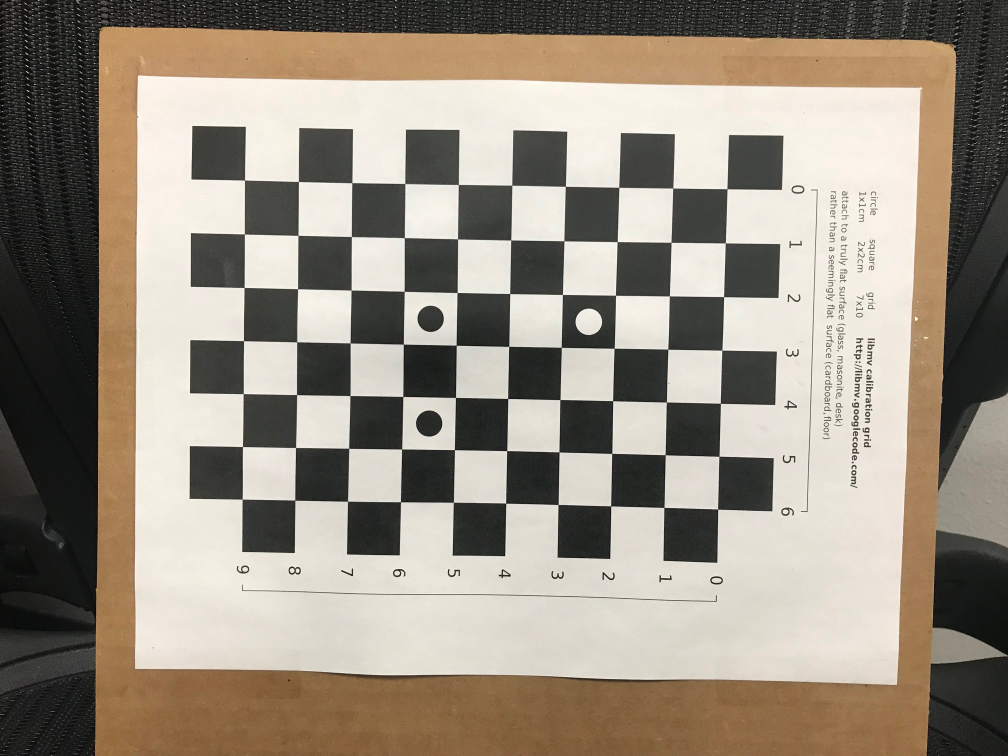
#> input picture source/blog/Vision/Camera_Calibrate/IMG_4048.JPG, 4032 x 3024 px, given in place of the camera (shown at 1/4 size)
$ jupyter execute --allow-errors camera-calibration.ipynb   (shell and % lines are left out)   (older library calls are emulated)   (text cells are left out)
#> lines starting #> are read from the running program, lines starting #| are printed output that depends on the picture
[cell 1]
from __future__ import print_function, division
import numpy as np
import cv2
import time
from matplotlib import pyplot as plt # this lets you draw inline pictures in the notebooks
import pylab
pylab.rcParams['figure.figsize'] = (10.0, 18.0)

[cell 2]
cap = cv2.VideoCapture(0)
ret, frame = cap.read()
#> frame is the input picture: shape (3024, 4032, 3); mean B, G, R 128.6, 142, 151.5
if ret:
    frame = cv2.cvtColor(frame, cv2.COLOR_BGR2RGB)
    plt.imshow(frame)

cap.release()

[cell 3]
# create a map to keep track of all these names
prop_map = {
    "pos_msec":cv2.CAP_PROP_POS_MSEC,
    "pos_frame":cv2.CAP_PROP_POS_FRAMES,
    "avi_ratio":cv2.CAP_PROP_POS_AVI_RATIO ,
    "width":cv2.CAP_PROP_FRAME_WIDTH ,
    "height":cv2.CAP_PROP_FRAME_HEIGHT ,
    "fps":cv2.CAP_PROP_FPS ,
    "fourcc":cv2.CAP_PROP_FOURCC ,
    "frame_count":cv2.CAP_PROP_FRAME_COUNT,
    "format":cv2.CAP_PROP_FORMAT ,
    "mode":cv2.CAP_PROP_MODE ,
    "brightness":cv2.CAP_PROP_BRIGHTNESS ,
    "contrast":cv2.CAP_PROP_CONTRAST ,
    "saturation":cv2.CAP_PROP_SATURATION,
    "hue":cv2.CAP_PROP_HUE ,
    "gain":cv2.CAP_PROP_GAIN ,
    "exposure":cv2.CAP_PROP_EXPOSURE ,
    "convert_rgb":cv2.CAP_PROP_CONVERT_RGB ,
 #   "white_balance":cv2.cv.CV_CAP_PROP_WHITE_BALANCE ,
    "rectification":cv2.CAP_PROP_RECTIFICATION}

# get a camera property
def get_prop(cam,name,prop_map):
    return cam.get(prop_map[name])

# set a camera property
def set_prop(cam,name,prop_map,value):
    cam.set(prop_map[name],value)

# print out all of the properites
def poll_props(cam,prop_map):
    out_map = {}
    for k,v in prop_map.items():
        result = cam.get(v)
        if( result == -1.0 ):
            out_map[k] = None
        else:
            out_map[k] = result
    return out_map

# create a camera and get its property
cam = cv2.VideoCapture(0)
properties = poll_props(cam,prop_map)

images = []

# list our properties
for k,v in properties.items():
    print("{0:<12}\t:{1:<12}".format(k,v))

# put our toys back on the shelf
cam.release()

[cell 4]
import opencvutils as cvu
from opencvutils.CameraCalibrate import CameraCalibration
print('OpenCV version {}'.format(cvu.get_opencv_version()))
#> (this line was passed over: opencvutils is not available in this run)
import glob

[cell 5]
calibration_images = 'cal_images/left*.jpg'
images = []
images = glob.glob(calibration_images)

#> (a cell that did not finish here is left out)

#> (a cell that did not finish here is left out)

#> (a cell that did not finish here is left out)

[cell 9]
# we are using rectified images
imgL = cv2.pyrDown( cv2.imread('stereo/aloeL.jpg') )
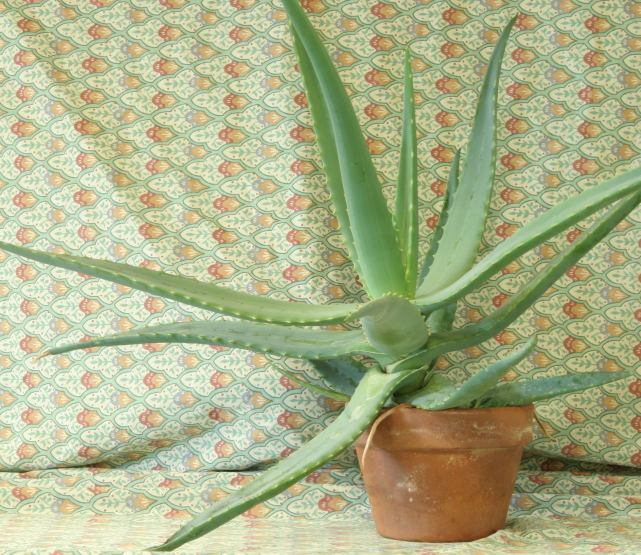
#> input picture source/blog/draft/projection/aloeL.jpg, 1282 x 1110 px, found by its file name (shown at 1/2 size)
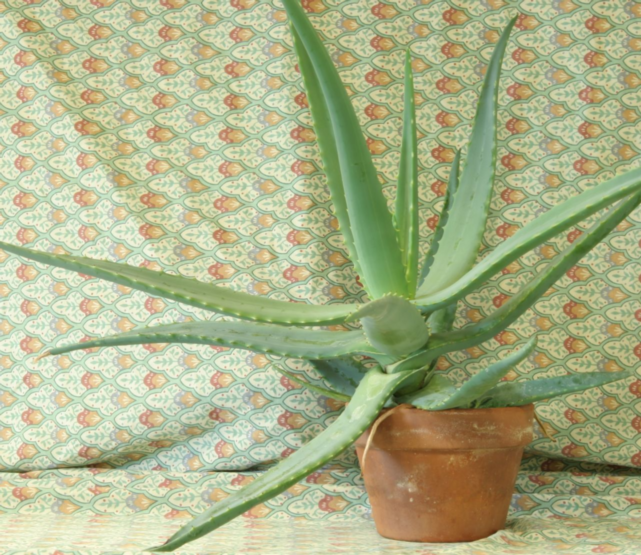
#> imgL: shape (555, 641, 3); mean B, G, R 136.6, 177.2, 171.2
imgR = cv2.pyrDown( cv2.imread('stereo/aloeR.jpg') )
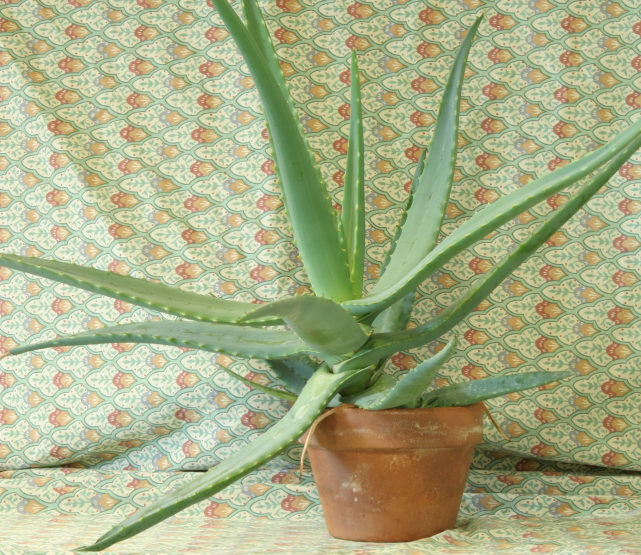
#> input picture source/blog/draft/projection/aloeR.jpg, 1282 x 1110 px, found by its file name (shown at 1/2 size)
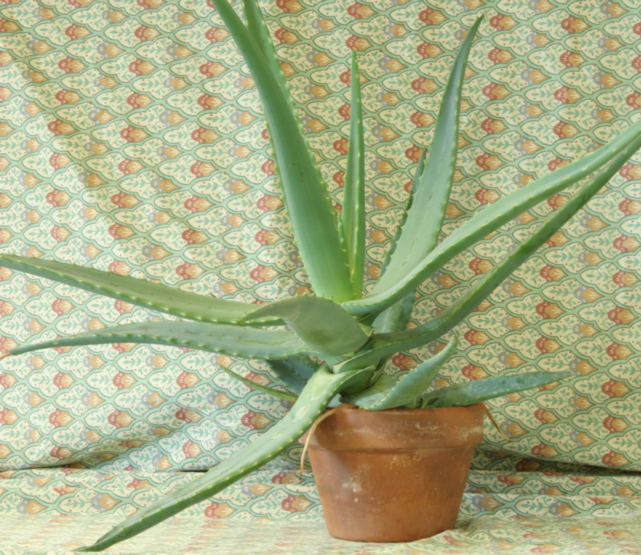
#> imgR: shape (555, 641, 3); mean B, G, R 134.1, 174.2, 168

# disparity range is tuned for 'aloe' image pair
# see the help for better understanding of these parameters
window_size = 3
min_disp = 16
num_disp = 112-min_disp
stereo = cv2.StereoSGBM_create(minDisparity = min_disp,
   numDisparities = num_disp, # Maximum disparity minus minimum disparity
   blockSize = 16,
   P1 = 8*3*window_size**2,  # parameters for disparity matching
   P2 = 32*3*window_size**2,
   disp12MaxDiff = 1,  # matching differences
   uniquenessRatio = 10,  # matching parameter
   speckleWindowSize = 100,  # filtering to remove speckles in an image
   speckleRange = 32
)

disparity = stereo.compute(imgL,imgR)
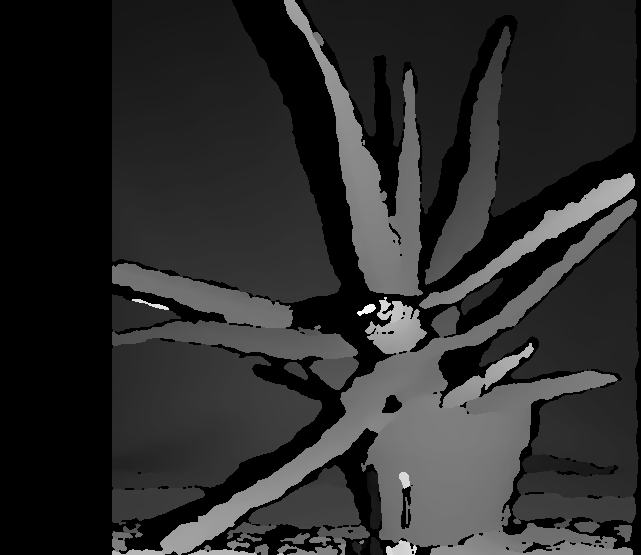
#> disparity: shape (555, 641) int16; min 240, max 1633, mean 479.1; drawn with min black and max white
plt.imshow(disparity,'gray');
